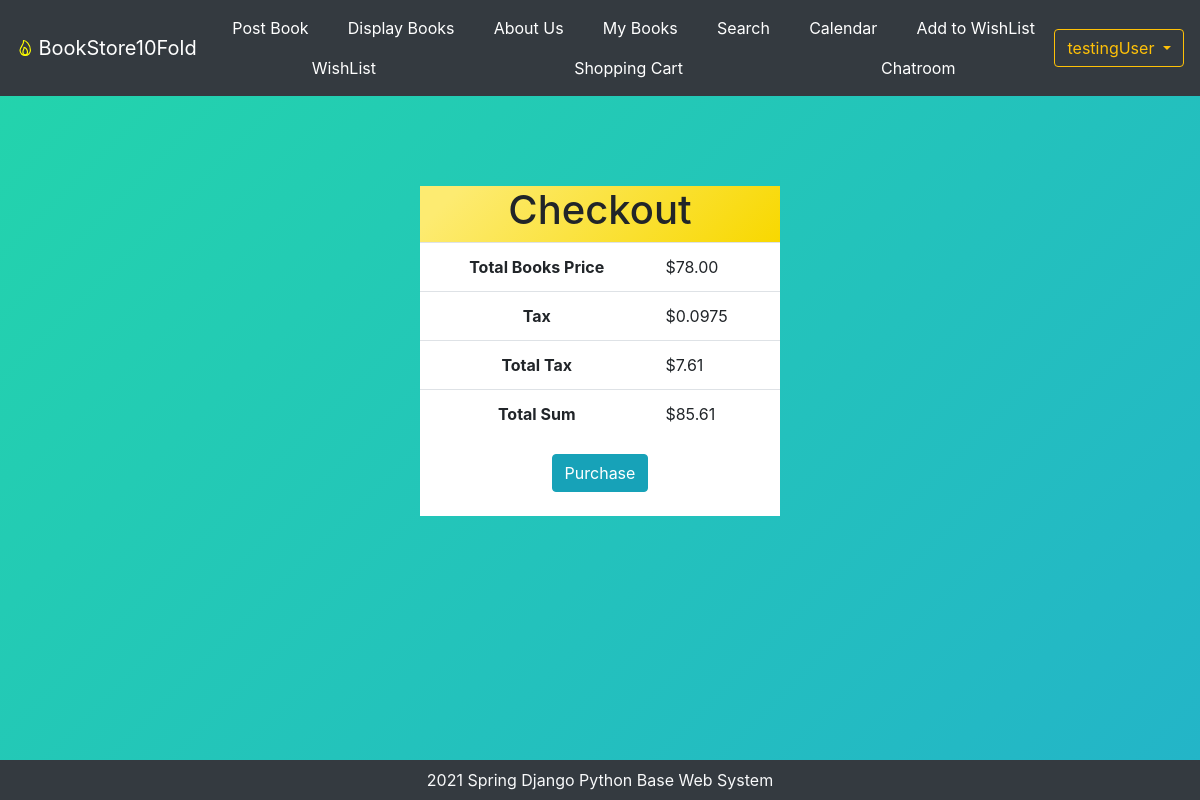
Page /shopping_cartCheckout (signed in) on the committed database.
### bookMng/models.py (models this page shows, shortened)
class MainMenu(models.Model):
    item = models.CharField(max_length=200, unique=True)
    link = models.CharField(max_length=200, unique=True)

### bookMng/views.py (the view)
# urls.py: path('shopping_cartCheckout', views.shopping_cartSum, name = 'shopping_cartCheckout'),
@login_required(login_url=reverse_lazy('login'))
def shopping_cartSum(request):
    submitted = False
    if request.method == 'POST':
        return HttpResponseRedirect('/shopping_cartCheckout?submitted=True')
    else:
        if 'submitted' in request.GET:
            submitted = True
        rbooks = ShoppingCart.objects.filter(username=request.user)
        book_sum = 0
        for b in rbooks:
            book_sum += b.price
        tax = 0.0975
        total_tax = round(Decimal(book_sum) * Decimal(tax),2)
        total_sum = total_tax + book_sum
    return render(request,
                  'bookMng/shopping_cartCheckout.html',
                  {
                      'item_list': MainMenu.objects.all(),
                      'rbooks': rbooks,
                      'book_sum' : book_sum,
                      'tax' : tax,
                      'total_tax': total_tax,
                      'total_sum': total_sum,
                      'submitted' : submitted
                  })

### bookEx/templates/bookMng/shopping_cartCheckout.html (shortened to what this page needs)
{% extends "base.html" %}
{% load static %}
{% block content %}
{% if submitted %}
<div class="container bg-white text-center rounded-pill" style="width: 30%;margin-top: 300px;"">
    <h1>Purchased SuccessFully!</h1>
</div>
{% else %}
<div class="container bg-white" style="width: 30%;margin-top: 90px; ">
    <form action="" enctype="multipart/form-data" method="post" novalidate>
        <div class="row">
            <div class="col" style="background-image: linear-gradient( 135deg, #FDEB71 10%, #F8D800 100%);">
                <h1 class="text-center">Checkout</h1>
            </div>
        </div>
        <div class="row">
            <table class="table bg-white">
                <tr>
                    <th class="text-center">
                        Total Books Price
                    </th>
                    <td>
                        ${{book_sum}}
                    </td>
                </tr>
                <tr>
                    <th class="text-center">
                        Tax
                    </th>
                    <td>
                        ${{tax}}
                    </td>
                </tr>
                <tr>
                    <th class="text-center">
                        Total Tax
                    </th>
                    <td>
                        ${{total_tax}}
                    </td>
                </tr>
                <tr>
                    <th class="text-center">
                        Total Sum
                    </th>
                    <td>
                        ${{total_sum}}
                    </td>
                </tr>
            </table>
        </div>
        <div class="row">
            <div class="col text-center align-middle pb-4">
                <button class="btn btn-info" type="submit">Purchase</button>
            </div>
        </div>
    </form>
</div>
{% endif %}
{% endblock content %}

### bookEx/templates/base.html (shortened to what this page needs)
{% load static %}
<!DOCTYPE html>
<html lang="en">
<head>
    <link rel="stylesheet" href="https://cdn.jsdelivr.net/npm/bootstrap@4.5.3/dist/css/bootstrap.min.css"
>
    <link href="{% static 'main.css' %}" rel="stylesheet" type="text/css">
    <link href="{% static 'calendar.css' %}" rel="stylesheet" type="text/css">
    <link href="{% static 'display.css' %}" rel="stylesheet" type="text/css">
</head>
<body class="d-flex flex-column">
    <header>
        <nav class=" navbar navbar-expand-lg navbar-dark bg-dark">
            <ion-icon name="flame-outline"></ion-icon>
            <a href="/" class="navbar-brand ml-1">BookStore10Fold</a>
            <div class="collapse navbar-collapse" id="navbarNavDropdown">
                <ul class="nav nav-pills nav-fill mr-auto">
                    {% for item in item_list %}
                    <li class="nav-item">
                        <a class="nav-link btn-outline-info text-white" href="{{ item.link }}"> {{item.item}}</a>
                    </li>
                    {% endfor %}
                </ul>
                <ul class="navbar-nav ">
                    {% if user.is_authenticated %}
                    <div class="btn-group">
                        <button type="button" class="btn btn-outline-warning dropdown-toggle"
                            data-toggle="dropdown" aria-haspopup="true" aria-expanded="false">
                            {{ user.username }}
                        </button>
                    </div>
                    {% endif %}
                </ul>
            </div>
        </nav>
    </header>
    <main>
        {% block content %}
        {% endblock content %}
    </main>
    <footer class="container-fluid bg-dark text-center fixed-bottom text-light py-2">
           2021 Spring Django Python Base Web System
    </footer>
</body>
</html>

### bookEx/static/main.css (style rules this page uses)
ion-icon { font-size: x-large; color: yellow; }
body { background: linear-gradient(-45deg, #ee7752, #e73c7e, #23a6d5, #23d5ab); background-size: 500% 500%; animation: gradient 15s ease infinite; }

### bookEx/static/calendar.css (style rules this page uses)
.btn { outline: none; box-shadow: 0 0 0 0; }

### rows in the picture
MainMenu: item "Post Book"
MainMenu: item "Display Books"
MainMenu: item "About Us"
MainMenu: item "My Books"
MainMenu: item "Search"
MainMenu: item "Calendar"
MainMenu: item "Add to WishList"
MainMenu: item "WishList"
MainMenu: item "Shopping Cart"
MainMenu: item "Chatroom"

### other values in the picture
{{ user.username }} "testingUser"
{{ book_sum }} "78.00"
{{ tax }} "0.0975"
{{ total_tax }} "7.61"
{{ total_sum }} "85.61"
